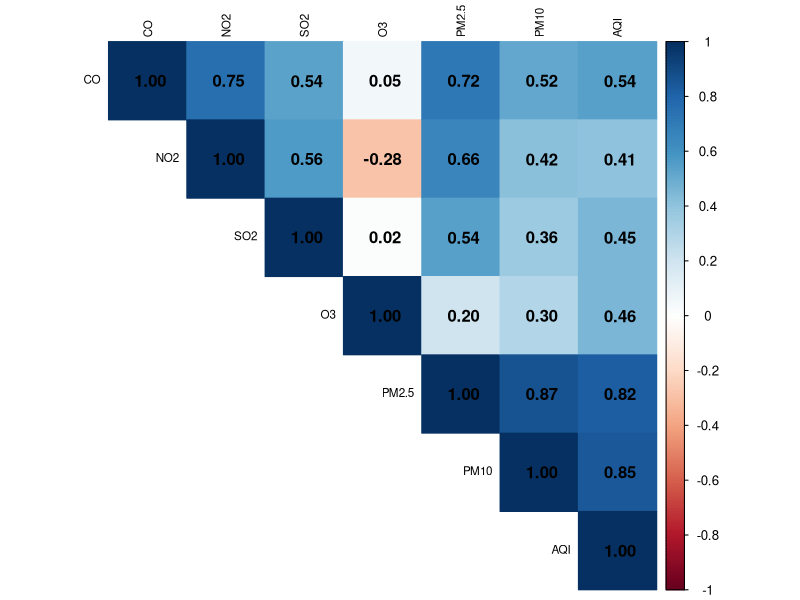
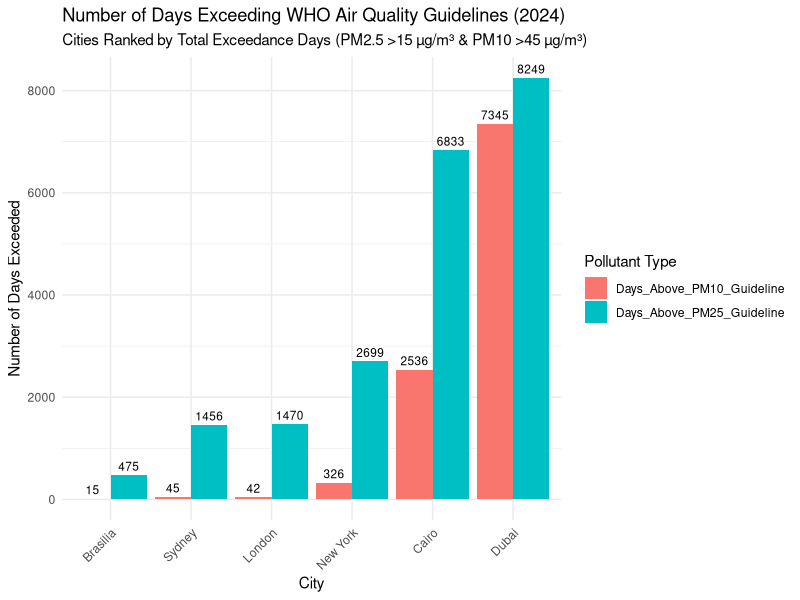

Recreate these plots in R, in order.
# -----------PHASE ONE-----------
#install required packages
install.packages("readr")
install.packages("dplyr")
install.packages("ggplot2")
install.packages("lubridate")
install.packages("corrplot")
# load library()
library("readr")
library("dplyr")
library("ggplot2")
library("dplyr")
library(tidyr)
library(ggplot2)
#setting working directory
setwd("/home/setup/Desktop/Sta-334-Project")
# load the air quality data set
df_aqi <- read_csv("Air_Quality.csv")

# Display the first few rows of the data frame
head(df_aqi)
#getting info about the data
glimpse(df_aqi)

# Statistical summary for numeric columns
summary(df_aqi)
#---------PHASE TWO --------------------
# ---    A -cleaning the Datas 
#    ---- 80% of Co2 data is missing we can exclude it from our main correlation analysis
#---- The Date column is currently a character string. 
#For any time-series analysis, R needs to recognize it as a date object. 
#We can use the ymd_hms() function from the lubridate 
#load the lubridate library
library("lubridate")
# Converting the Date column to a proper date-time object
df_aqi <- df_aqi %>%
  mutate(Date = ymd_hms(Date))

#as we got errors in converting some dates to proper date object 
#we cleaned the rows rows as part of data cleaning by filtering by if is not [NA]
df_aqi_clean <- df_aqi %>%
  filter(!is.na(Date))

# Check the number of rows to confirm the cleaning worked
print("The number of rows after cleaning:")
print(nrow(df_aqi_clean))

#also lets remove c02 as part of our data cleaning as it has almost 45,000 NA values
#i.e 80% of the values are missing by excluding with - sign
df_final <- df_aqi_clean %>%
  select(-CO2)
# Checking the column names to confirm it was removed
print("The columns in the final data frame are:")
print(names(df_final))
print(nrow(df_final))

# --------------  PHASE3 (DATA ANALYSIS) -------------
# =========   (ONE) Pollutant Correlation Analysis ===========
# Our goal here is to identify which pollutants have the strongest relationship with the Air Quality Index (AQI).
# We'll do this by creating a Correlation matrix and then visualizing it with a correlation heatmap
# corrplot package is required and loaded
library("corrplot")
# (A): we  Select the numeric columns for the analysis
# by  selecting  all columns except 'Date' and 'City'
df_numeric <- df_final %>%
  select(-Date, -City)

# (B):Compute the correlation matrix for the prepared data
correlation_matrix <- cor(df_numeric)
# (C): # Plotting the correlation heatmap
corrplot(correlation_matrix, method = "color", type = "upper",
         addCoef.col = "black", # Add correlation coefficients
         tl.cex = 0.7, # Font size for labels
         tl.col = "black")

#============ (TWO) Health Impact Analysis ========
#Our task is to find out how many days each city exceeded these healthy thresholds during 2024.
#We will then visualize this to make a  statement in presentation.
# (A): we calculate the Days Exceeding WHO Guidelines per City
# with dplyr we can group the data by City and count the number of daily measurements 
#that are above the WHO guidelines for both PM2.5 and PM10

# Calculate the number of days each city exceeded the WHO PM2.5 guideline
# ------------------ According to WHO 
# PM2.5(fine dust ,most dangerous) : harmful when concentration is greater than [15μg/m³],
# PM10(Coarse Dust): Harmful when concentration is greater than [45μg/m³] 
#----------------------
pm25_exceedance <- df_final %>%
  group_by(City) %>%
  summarise(
    Days_Above_PM25_Guideline = sum(PM2.5 > 15, na.rm = TRUE)
  )

# Calculate the number of days each city exceeded the WHO PM10 guideline
pm10_exceedance <- df_final %>%
  group_by(City) %>%
  summarise(
    Days_Above_PM10_Guideline = sum(PM10 > 45, na.rm = TRUE)
  )

# Print the results
print("Days each city exceeded the WHO PM2.5 guideline:")
print(pm25_exceedance)

print("Days each city exceeded the WHO PM10 guideline:")
print(pm10_exceedance)


# Plotting the values in a a Bar chart for easier visualization & disparity between the cities
# Combine the two data frames for easier plotting
combined_exceedance <- left_join(pm25_exceedance, pm10_exceedance, by = "City")

# Reshaping  the data for a better bar chart layout
plot_data <- combined_exceedance %>%
  pivot_longer(
    cols = c("Days_Above_PM25_Guideline", "Days_Above_PM10_Guideline"),
    names_to = "Pollutant",
    values_to = "Days_Exceeded"
  )

# Create the bar chart with reordered cities
ggplot(plot_data, aes(x = reorder(City, Days_Exceeded), y = Days_Exceeded, fill = Pollutant)) +
  geom_bar(stat = "identity", position = "dodge") +
  geom_text(aes(label = Days_Exceeded), position = position_dodge(width = 0.9), vjust = -0.5, size = 3) +
  labs(
    title = "Number of Days Exceeding WHO Air Quality Guidelines (2024)",
    subtitle = "Cities Ranked by Total Exceedance Days (PM2.5 >15 µg/m³ & PM10 >45 µg/m³)",
    x = "City",
    y = "Number of Days Exceeded",
    fill = "Pollutant Type"
  ) +
  theme_minimal() +
  theme(axis.text.x = element_text(angle = 45, hjust = 1))









